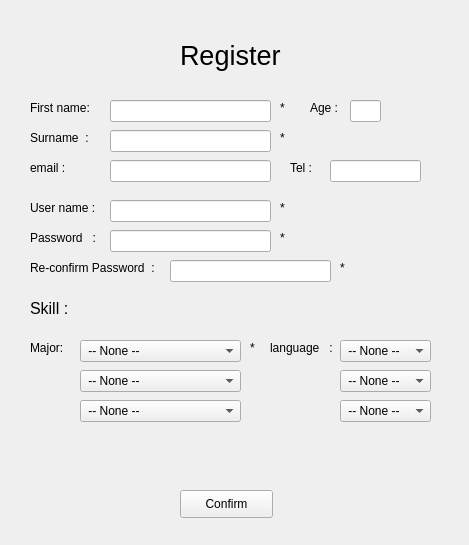
<?xml version="1.0" encoding="UTF-8"?>
<ui version="4.0">
 <class>register_user</class>
 <widget class="QWidget" name="register_user">
  <property name="geometry">
   <rect>
    <x>0</x>
    <y>0</y>
    <width>469</width>
    <height>545</height>
   </rect>
  </property>
  <property name="windowTitle">
   <string>Form</string>
  </property>
  <widget class="QPushButton" name="confirm_b">
   <property name="geometry">
    <rect>
     <x>180</x>
     <y>490</y>
     <width>93</width>
     <height>28</height>
    </rect>
   </property>
   <property name="text">
    <string>Confirm</string>
   </property>
  </widget>
  <widget class="QLabel" name="label">
   <property name="geometry">
    <rect>
     <x>30</x>
     <y>100</y>
     <width>81</width>
     <height>16</height>
    </rect>
   </property>
   <property name="text">
    <string>First name:</string>
   </property>
  </widget>
  <widget class="QLabel" name="label_2">
   <property name="geometry">
    <rect>
     <x>30</x>
     <y>130</y>
     <width>71</width>
     <height>16</height>
    </rect>
   </property>
   <property name="text">
    <string>Surname  :</string>
   </property>
  </widget>
  <widget class="QLabel" name="label_4">
   <property name="geometry">
    <rect>
     <x>180</x>
     <y>30</y>
     <width>171</width>
     <height>51</height>
    </rect>
   </property>
   <property name="font">
    <font>
     <pointsize>20</pointsize>
    </font>
   </property>
   <property name="text">
    <string>Register</string>
   </property>
  </widget>
  <widget class="QLabel" name="label_5">
   <property name="geometry">
    <rect>
     <x>30</x>
     <y>200</y>
     <width>81</width>
     <height>16</height>
    </rect>
   </property>
   <property name="text">
    <string>User name :</string>
   </property>
  </widget>
  <widget class="QLabel" name="label_6">
   <property name="geometry">
    <rect>
     <x>30</x>
     <y>230</y>
     <width>71</width>
     <height>16</height>
    </rect>
   </property>
   <property name="text">
    <string>Password   :</string>
   </property>
  </widget>
  <widget class="QLabel" name="label_7">
   <property name="geometry">
    <rect>
     <x>310</x>
     <y>100</y>
     <width>53</width>
     <height>16</height>
    </rect>
   </property>
   <property name="text">
    <string>Age :</string>
   </property>
  </widget>
  <widget class="QLabel" name="label_8">
   <property name="geometry">
    <rect>
     <x>30</x>
     <y>300</y>
     <width>53</width>
     <height>16</height>
    </rect>
   </property>
   <property name="font">
    <font>
     <pointsize>12</pointsize>
    </font>
   </property>
   <property name="text">
    <string>Skill :</string>
   </property>
  </widget>
  <widget class="QLineEdit" name="register_firstname">
   <property name="geometry">
    <rect>
     <x>110</x>
     <y>100</y>
     <width>161</width>
     <height>22</height>
    </rect>
   </property>
  </widget>
  <widget class="QLineEdit" name="register_surname">
   <property name="geometry">
    <rect>
     <x>110</x>
     <y>130</y>
     <width>161</width>
     <height>22</height>
    </rect>
   </property>
  </widget>
  <widget class="QLineEdit" name="register_user_2">
   <property name="geometry">
    <rect>
     <x>110</x>
     <y>200</y>
     <width>161</width>
     <height>22</height>
    </rect>
   </property>
  </widget>
  <widget class="QLineEdit" name="register_password">
   <property name="geometry">
    <rect>
     <x>110</x>
     <y>230</y>
     <width>161</width>
     <height>22</height>
    </rect>
   </property>
  </widget>
  <widget class="QLineEdit" name="register_age">
   <property name="geometry">
    <rect>
     <x>350</x>
     <y>100</y>
     <width>31</width>
     <height>22</height>
    </rect>
   </property>
  </widget>
  <widget class="QComboBox" name="register_major">
   <property name="geometry">
    <rect>
     <x>80</x>
     <y>340</y>
     <width>161</width>
     <height>22</height>
    </rect>
   </property>
   <item>
    <property name="text">
     <string> -- None --</string>
    </property>
   </item>
   <item>
    <property name="text">
     <string>Accounting</string>
    </property>
   </item>
   <item>
    <property name="text">
     <string>Computer Science</string>
    </property>
   </item>
   <item>
    <property name="text">
     <string>Engineering</string>
    </property>
   </item>
   <item>
    <property name="text">
     <string>Business Administration</string>
    </property>
   </item>
   <item>
    <property name="text">
     <string>Sociology/Social Work</string>
    </property>
   </item>
   <item>
    <property name="text">
     <string>Mathematics/Statistics</string>
    </property>
   </item>
   <item>
    <property name="text">
     <string>Psychology</string>
    </property>
   </item>
   <item>
    <property name="text">
     <string>History/Political Science</string>
    </property>
   </item>
   <item>
    <property name="text">
     <string>Healthcare</string>
    </property>
   </item>
   <item>
    <property name="text">
     <string>Education</string>
    </property>
   </item>
   <item>
    <property name="text">
     <string>Environmental Science</string>
    </property>
   </item>
   <item>
    <property name="text">
     <string>Visual &amp; Performing Arts</string>
    </property>
   </item>
  </widget>
  <widget class="QLabel" name="label_9">
   <property name="geometry">
    <rect>
     <x>30</x>
     <y>340</y>
     <width>51</width>
     <height>16</height>
    </rect>
   </property>
   <property name="text">
    <string>Major:</string>
   </property>
  </widget>
  <widget class="QLabel" name="label_10">
   <property name="geometry">
    <rect>
     <x>270</x>
     <y>340</y>
     <width>71</width>
     <height>16</height>
    </rect>
   </property>
   <property name="text">
    <string>language   :</string>
   </property>
  </widget>
  <widget class="QComboBox" name="register_language">
   <property name="geometry">
    <rect>
     <x>340</x>
     <y>340</y>
     <width>91</width>
     <height>22</height>
    </rect>
   </property>
   <item>
    <property name="text">
     <string> -- None -- </string>
    </property>
   </item>
   <item>
    <property name="text">
     <string>English</string>
    </property>
   </item>
   <item>
    <property name="text">
     <string>Thai</string>
    </property>
   </item>
   <item>
    <property name="text">
     <string>Chinese</string>
    </property>
   </item>
   <item>
    <property name="text">
     <string>Spanish</string>
    </property>
   </item>
   <item>
    <property name="text">
     <string>Japanese</string>
    </property>
   </item>
   <item>
    <property name="text">
     <string>Korea</string>
    </property>
   </item>
  </widget>
  <widget class="QLineEdit" name="register_rePassword">
   <property name="geometry">
    <rect>
     <x>170</x>
     <y>260</y>
     <width>161</width>
     <height>22</height>
    </rect>
   </property>
  </widget>
  <widget class="QLabel" name="label_15">
   <property name="geometry">
    <rect>
     <x>30</x>
     <y>260</y>
     <width>141</width>
     <height>16</height>
    </rect>
   </property>
   <property name="text">
    <string>Re-confirm Password  :</string>
   </property>
  </widget>
  <widget class="QLabel" name="label_17">
   <property name="geometry">
    <rect>
     <x>280</x>
     <y>200</y>
     <width>16</width>
     <height>16</height>
    </rect>
   </property>
   <property name="text">
    <string>*</string>
   </property>
  </widget>
  <widget class="QLabel" name="label_18">
   <property name="geometry">
    <rect>
     <x>280</x>
     <y>230</y>
     <width>16</width>
     <height>16</height>
    </rect>
   </property>
   <property name="text">
    <string>*</string>
   </property>
  </widget>
  <widget class="QLabel" name="label_19">
   <property name="geometry">
    <rect>
     <x>340</x>
     <y>260</y>
     <width>16</width>
     <height>16</height>
    </rect>
   </property>
   <property name="text">
    <string>*</string>
   </property>
  </widget>
  <widget class="QLabel" name="label_20">
   <property name="geometry">
    <rect>
     <x>250</x>
     <y>340</y>
     <width>16</width>
     <height>16</height>
    </rect>
   </property>
   <property name="text">
    <string>*</string>
   </property>
  </widget>
  <widget class="QLabel" name="label_21">
   <property name="geometry">
    <rect>
     <x>280</x>
     <y>100</y>
     <width>16</width>
     <height>16</height>
    </rect>
   </property>
   <property name="text">
    <string>*</string>
   </property>
  </widget>
  <widget class="QLabel" name="label_22">
   <property name="geometry">
    <rect>
     <x>280</x>
     <y>130</y>
     <width>16</width>
     <height>16</height>
    </rect>
   </property>
   <property name="text">
    <string>*</string>
   </property>
  </widget>
  <widget class="QLabel" name="label_23">
   <property name="geometry">
    <rect>
     <x>30</x>
     <y>160</y>
     <width>61</width>
     <height>16</height>
    </rect>
   </property>
   <property name="text">
    <string>email :</string>
   </property>
  </widget>
  <widget class="QLineEdit" name="register_email">
   <property name="geometry">
    <rect>
     <x>110</x>
     <y>160</y>
     <width>161</width>
     <height>22</height>
    </rect>
   </property>
  </widget>
  <widget class="QLabel" name="label_24">
   <property name="geometry">
    <rect>
     <x>290</x>
     <y>160</y>
     <width>31</width>
     <height>16</height>
    </rect>
   </property>
   <property name="text">
    <string>Tel :</string>
   </property>
  </widget>
  <widget class="QLineEdit" name="register_tel">
   <property name="geometry">
    <rect>
     <x>330</x>
     <y>160</y>
     <width>91</width>
     <height>22</height>
    </rect>
   </property>
   <property name="text">
    <string/>
   </property>
  </widget>
  <widget class="QComboBox" name="register_major2">
   <property name="geometry">
    <rect>
     <x>80</x>
     <y>370</y>
     <width>161</width>
     <height>22</height>
    </rect>
   </property>
   <item>
    <property name="text">
     <string> -- None --</string>
    </property>
   </item>
   <item>
    <property name="text">
     <string>Accounting</string>
    </property>
   </item>
   <item>
    <property name="text">
     <string>Computer Science</string>
    </property>
   </item>
   <item>
    <property name="text">
     <string>Engineering</string>
    </property>
   </item>
   <item>
    <property name="text">
     <string>Business Administration</string>
    </property>
   </item>
   <item>
    <property name="text">
     <string>Sociology/Social Work</string>
    </property>
   </item>
   <item>
    <property name="text">
     <string>Mathematics/Statistics</string>
    </property>
   </item>
   <item>
    <property name="text">
     <string>Psychology</string>
    </property>
   </item>
   <item>
    <property name="text">
     <string>History/Political Science</string>
    </property>
   </item>
   <item>
    <property name="text">
     <string>Healthcare</string>
    </property>
   </item>
   <item>
    <property name="text">
     <string>Education</string>
    </property>
   </item>
   <item>
    <property name="text">
     <string>Environmental Science</string>
    </property>
   </item>
   <item>
    <property name="text">
     <string>Visual &amp; Performing Arts</string>
    </property>
   </item>
  </widget>
  <widget class="QComboBox" name="register_major3">
   <property name="geometry">
    <rect>
     <x>80</x>
     <y>400</y>
     <width>161</width>
     <height>22</height>
    </rect>
   </property>
   <item>
    <property name="text">
     <string> -- None --</string>
    </property>
   </item>
   <item>
    <property name="text">
     <string>Accounting</string>
    </property>
   </item>
   <item>
    <property name="text">
     <string>Computer Science</string>
    </property>
   </item>
   <item>
    <property name="text">
     <string>Engineering</string>
    </property>
   </item>
   <item>
    <property name="text">
     <string>Business Administration</string>
    </property>
   </item>
   <item>
    <property name="text">
     <string>Sociology/Social Work</string>
    </property>
   </item>
   <item>
    <property name="text">
     <string>Mathematics/Statistics</string>
    </property>
   </item>
   <item>
    <property name="text">
     <string>Psychology</string>
    </property>
   </item>
   <item>
    <property name="text">
     <string>History/Political Science</string>
    </property>
   </item>
   <item>
    <property name="text">
     <string>Healthcare</string>
    </property>
   </item>
   <item>
    <property name="text">
     <string>Education</string>
    </property>
   </item>
   <item>
    <property name="text">
     <string>Environmental Science</string>
    </property>
   </item>
   <item>
    <property name="text">
     <string>Visual &amp; Performing Arts</string>
    </property>
   </item>
  </widget>
  <widget class="QComboBox" name="cregister_language2">
   <property name="geometry">
    <rect>
     <x>340</x>
     <y>370</y>
     <width>91</width>
     <height>22</height>
    </rect>
   </property>
   <item>
    <property name="text">
     <string> -- None -- </string>
    </property>
   </item>
   <item>
    <property name="text">
     <string>English</string>
    </property>
   </item>
   <item>
    <property name="text">
     <string>Thai</string>
    </property>
   </item>
   <item>
    <property name="text">
     <string>Chinese</string>
    </property>
   </item>
   <item>
    <property name="text">
     <string>Spanish</string>
    </property>
   </item>
   <item>
    <property name="text">
     <string>Japanese</string>
    </property>
   </item>
   <item>
    <property name="text">
     <string>Korea</string>
    </property>
   </item>
  </widget>
  <widget class="QComboBox" name="register_language3">
   <property name="geometry">
    <rect>
     <x>340</x>
     <y>400</y>
     <width>91</width>
     <height>22</height>
    </rect>
   </property>
   <item>
    <property name="text">
     <string> -- None -- </string>
    </property>
   </item>
   <item>
    <property name="text">
     <string>English</string>
    </property>
   </item>
   <item>
    <property name="text">
     <string>Thai</string>
    </property>
   </item>
   <item>
    <property name="text">
     <string>Chinese</string>
    </property>
   </item>
   <item>
    <property name="text">
     <string>Spanish</string>
    </property>
   </item>
   <item>
    <property name="text">
     <string>Japanese</string>
    </property>
   </item>
   <item>
    <property name="text">
     <string>Korea</string>
    </property>
   </item>
  </widget>
  <widget class="QLabel" name="error_label">
   <property name="geometry">
    <rect>
     <x>60</x>
     <y>440</y>
     <width>351</width>
     <height>51</height>
    </rect>
   </property>
   <property name="text">
    <string/>
   </property>
  </widget>
 </widget>
 <resources/>
 <connections/>
</ui>
